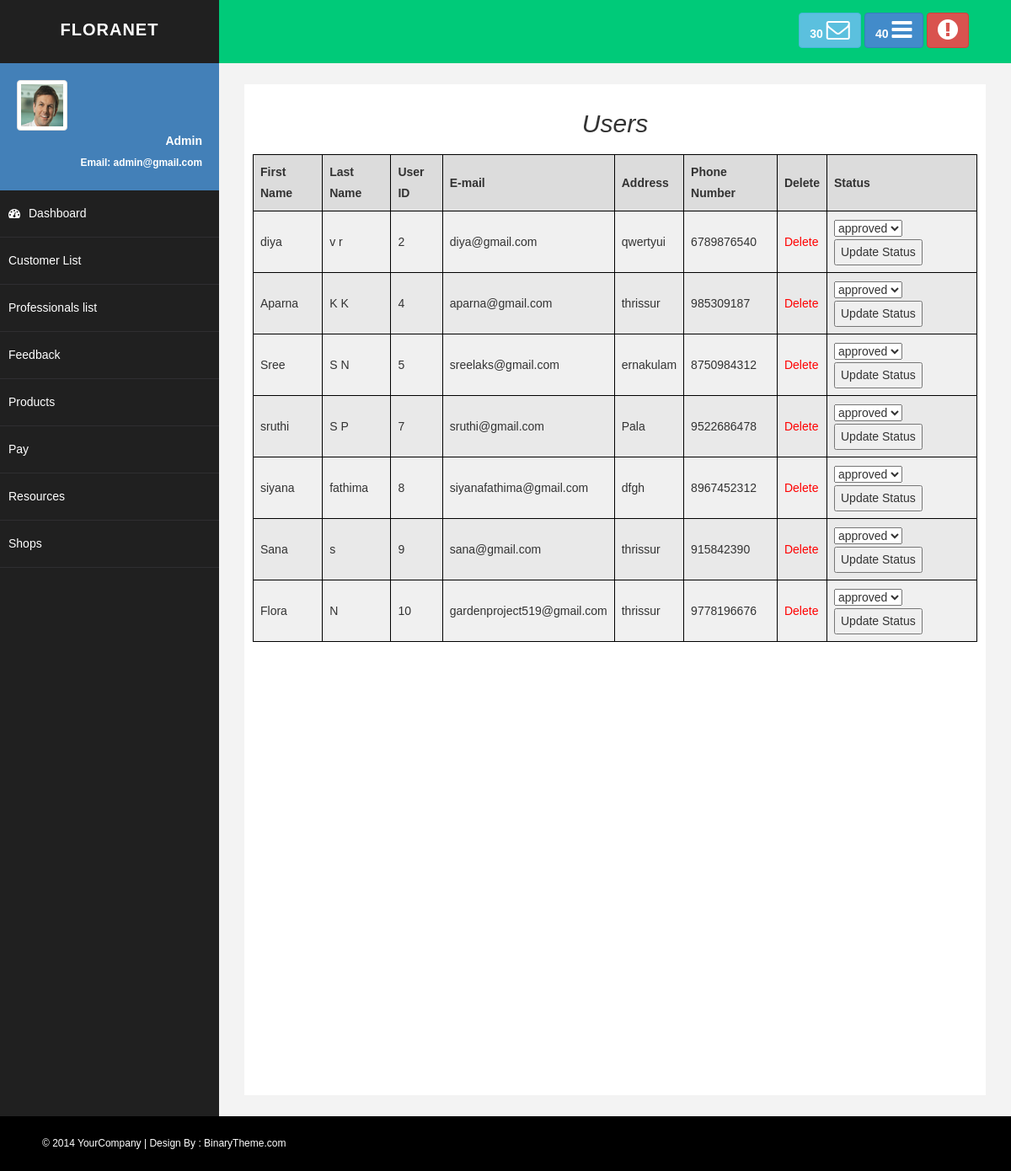
Before: /userlist/ with the older database file.
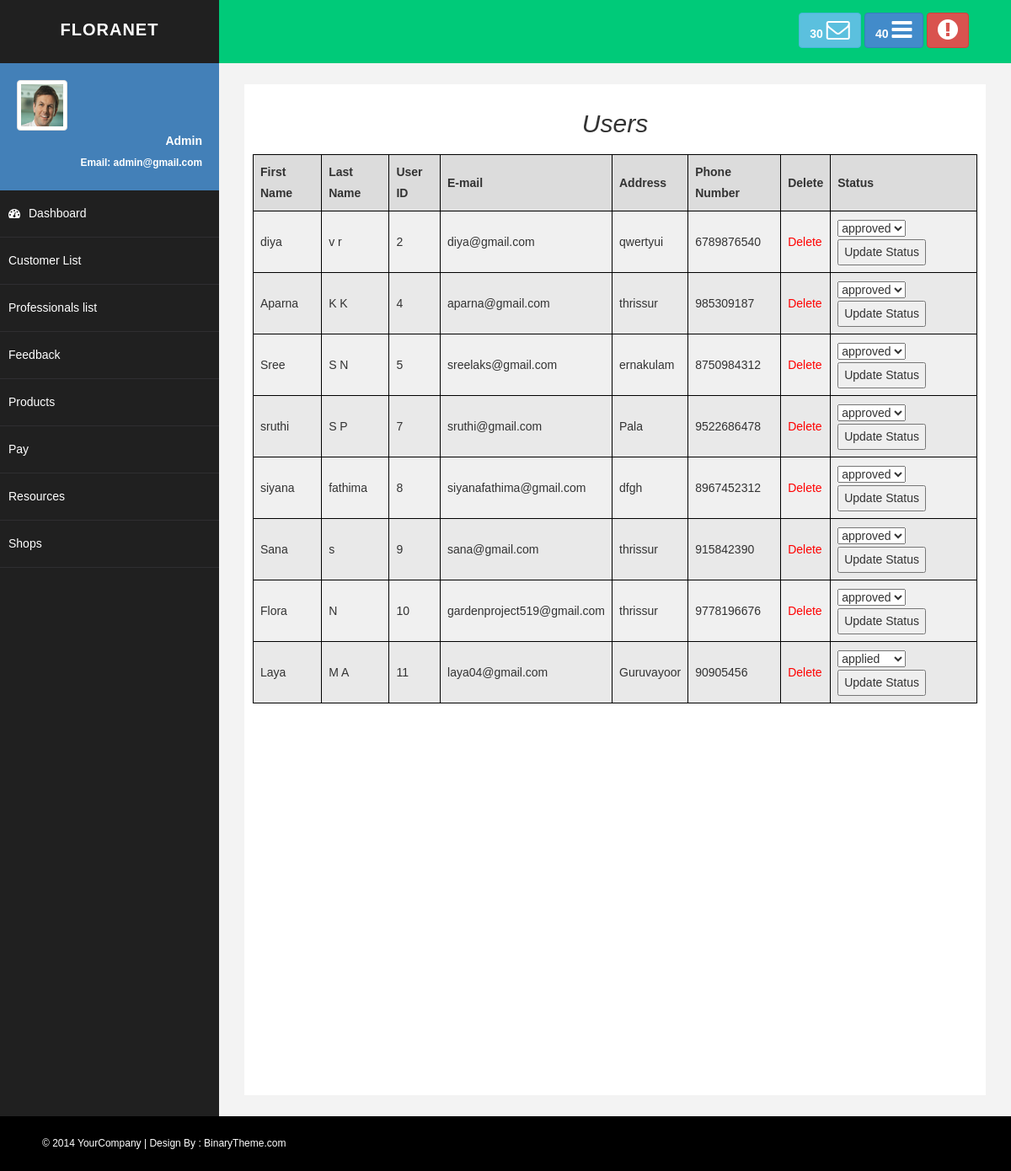
After: the same page with the newer database file.
### garden_app/models.py (models this page shows, shortened)
class user_reg(models.Model):
    STATUS=(
        ('applied','Applied'),
        ('approved','Approved'),
        ('rejected','Rejected'),
    )
    first_name=models.CharField(max_length=100)
    last_name=models.CharField(max_length=100)
    email=models.EmailField(unique=True,max_length=100)
    phone = models.CharField(max_length=10)
    password=models.CharField(max_length=100)
    confirm_password=models.CharField(max_length=100)
    address=models.CharField(max_length=100)
    reset_token = models.CharField(max_length=50, blank=True, null=True)
    status=models.CharField(max_length=20,choices=STATUS,default='applied')

### garden_app/views.py (the view)
# urls.py: path('userlist/',views.userlist,name="userlist"),
def userlist(request):
    user = user_reg.objects.all()
    return render(request,'userlist.html',{'user':user})

### garden_app/templates/userlist.html (shortened to what this page needs)
{% extends 'admin_dash.html' %}
{% block content %}
<h2>Users</h2>
<table>
    <thead>
        <tr>
            <th scope="col">First Name</th>
            <th scope="col">Last Name</th>
            <th scope="col">User ID</th>
            <th scope="col">E-mail</th>
            <th scope="col">Address</th>
            <th scope="col">Phone Number</th>
            <th scope="col">Delete</th>
            <th scope="col">Status</th>
        </tr>
    </thead>
    <tbody>
    {% for custs in user %}
        <tr>
            <td>{{ custs.first_name }}</td>
            <td>{{ custs.last_name }}</td>
            <td>{{ custs.id }}</td>
            <td>{{ custs.email }}</td>
            <td>{{ custs.address }}</td>
            <td>{{ custs.phone }}</td>
            <td><a class="delete-link" href="/delete_user/{{ custs.id }}">Delete</a></td>
            <td>
                <form method="post" action="{% url 'update_status' %}">
                    <select name="status">
                        <option value="applied" {% if custs.status == 'applied' %}selected{% endif %}>applied</option>
                        <option value="approved" {% if custs.status == 'approved' %}selected{% endif %}>approved</option>
                    </select>
                    <button type="submit">Update Status</button>
                </form>
            </td>
        </tr>
    {% endfor %}
    </tbody>
</table>
{% endblock %}

### garden_app/templates/admin_dash.html (shortened to what this page needs)
{% load static %}
<!DOCTYPE html>
<html xmlns="http://www.w3.org/1999/xhtml">
<head>
    <link href="{% static 'asset/css/bootstrap.css' %}" rel="stylesheet" />
    <link href="{% static 'asset/css/font-awesome.css' %}" rel="stylesheet" />
    <link href="{% static 'asset/css/basic.css' %}" rel="stylesheet" />
    <link href="{% static 'asset/css/custom.css' %}" rel="stylesheet" />
</head>
<body>
    <div id="wrapper">
        <nav class="navbar navbar-default navbar-cls-top " role="navigation" style="margin-bottom: 0">
            <div class="navbar-header">
                <a class="navbar-brand" href="/index/">FloraNet</a>
            </div>
            <div class="header-right">
                <a href="message-task.html" class="btn btn-info" title="New Message"><b>30 </b><i class="fa fa-envelope-o fa-2x"></i></a>
                <a href="message-task.html" class="btn btn-primary" title="New Task"><b>40 </b><i class="fa fa-bars fa-2x"></i></a>
                <a href="login.html" class="btn btn-danger" title="Logout"><i class="fa fa-exclamation-circle fa-2x"></i></a>
            </div>
        </nav>
        <nav class="navbar-default navbar-side" role="navigation">
            <div class="sidebar-collapse">
                <ul class="nav" id="main-menu">
                    <li>
                        <div class="user-img-div">
                            <img src="{% static 'asset/img/user.png' %}" class="img-thumbnail" />
                            <div class="inner-text">
                                Admin
                            <br />
                                <small>Email: admin@gmail.com </small>
                            </div>
                        </div>
                    </li>
                    <li>
                        <a id="dashboard-menu" href="/admin_dash/"><i class="fa fa-dashboard "></i>Dashboard</a>
                    </li>
                    <li>
                        <a href="/userlist/">Customer List</a>
                    </li>
                    <li>
                        <a href="/prolist/">Professionals list</a>
                    </li>
                    <li>
                        <a href="/feedbacklist/">Feedback</a>
                    </li>
                    <li>
                        <a href="/product_list/">Products</a>
                    </li>
                    <li>
                        <a href="/paymentlist/">Pay</a>
                    </li>
                    <li>
                        <a href="/resource_list/">Resources</a>
                    </li>
                    <li>
                        <a href="/ashoplist/">Shops</a>
                    </li>
            </div>
        </nav>
        <div id="page-wrapper">
            <div id="page-inner">
                {% block content %}{% endblock %}
            </div>
        </div>
    </div>
    <div id="footer-sec">
        &copy; 2014 YourCompany | Design By : <a href="http://www.binarytheme.com/" target="_blank">BinaryTheme.com</a>
    </div>
</body>
</html>

### garden_app/static/asset/css/basic.css (style rules this page uses)
body { font-family: 'Open Sans', sans-serif; line-height:25px; }
#wrapper { width: 100%; background: #202020; }
#page-wrapper { padding: 15px 15px; min-height: 600px; background: #F3F3F3; }
#page-inner { width: 100%; margin: 10px 20px 10px 0px; background-color: #fff!important; padding: 10px; min-height: 1200px; }
.navbar-cls-top .navbar-brand { color: #fff; background: #202020; width: 260px; text-align: center; height: 75px; font-size: 20px; letter-spacing: 1px; font-weight: 900; padding-top: 25px; text-transform:uppercase; }
.header-right { color: #fff; padding: 15px 50px 5px 50px; float: right; font-size: 16px; }
.user-img-div { min-height: 140px; padding: 20px; background-color: #4380B8; }
.user-img-div img { max-height: 60px; }
.user-img-div .inner-text { text-align: right; position: relative; color: #fff; font-weight: 800; line-height: 25px; }
.sidebar-collapse, .sidebar-collapse .nav { background: none; }
.sidebar-collapse .nav { padding: 0; }
.sidebar-collapse .nav > li > a { color: #fff; background: #202020; text-shadow: none; padding: 15px 40px; border-bottom: 1px solid #2F2E31; }
.sidebar-collapse > .nav > li > a { padding: 15px 10px; }
.navbar-side { border: none; background-color: #202020; }
.navbar-cls-top { background: #00CA79; border-bottom: none; }
.navbar-default { border: 0px solid black; }
.navbar-header { background: #000000; }
.nav > li > a > i { margin-right: 10px; }
#footer-sec { background-color:#000; padding:20px 50px; color:#fff; font-size:12px; }
#footer-sec a { color:#fff; }
@media (min-width:768px) { #page-wrapper { margin: 0 0 0 260px; padding: 15px 30px; min-height: 1200px; } }
@media (min-width:768px) { .navbar-side { z-index: 1; position: absolute; width: 260px; } }
@media (min-width:768px) { .navbar { border-radius: 0px; } }

### garden_app/templates/userlist.html (style rules this page uses)
body { background-color: aquamarine; font-family: Arial, sans-serif; display: block; }
h2 { text-align: center; font-style: italic; }
table { border: 1px dotted black; width: 100%; border-collapse: collapse; background-color: #f0f0f0; margin-top: 20px; }
th, td { border: 1px solid black; padding: 8px; text-align: left; }
th { background-color: #dcdcdc; }
tbody tr:nth-child(even) { background-color: #e9e9e9; }
.delete-link { color: red; text-decoration: none; }

Changed rows visible on the page:
added user_reg: first_name "Laya", last_name "M A", id "11", email "laya04@gmail.com", address "Guruvayoor", phone "90905456", status "applied"
